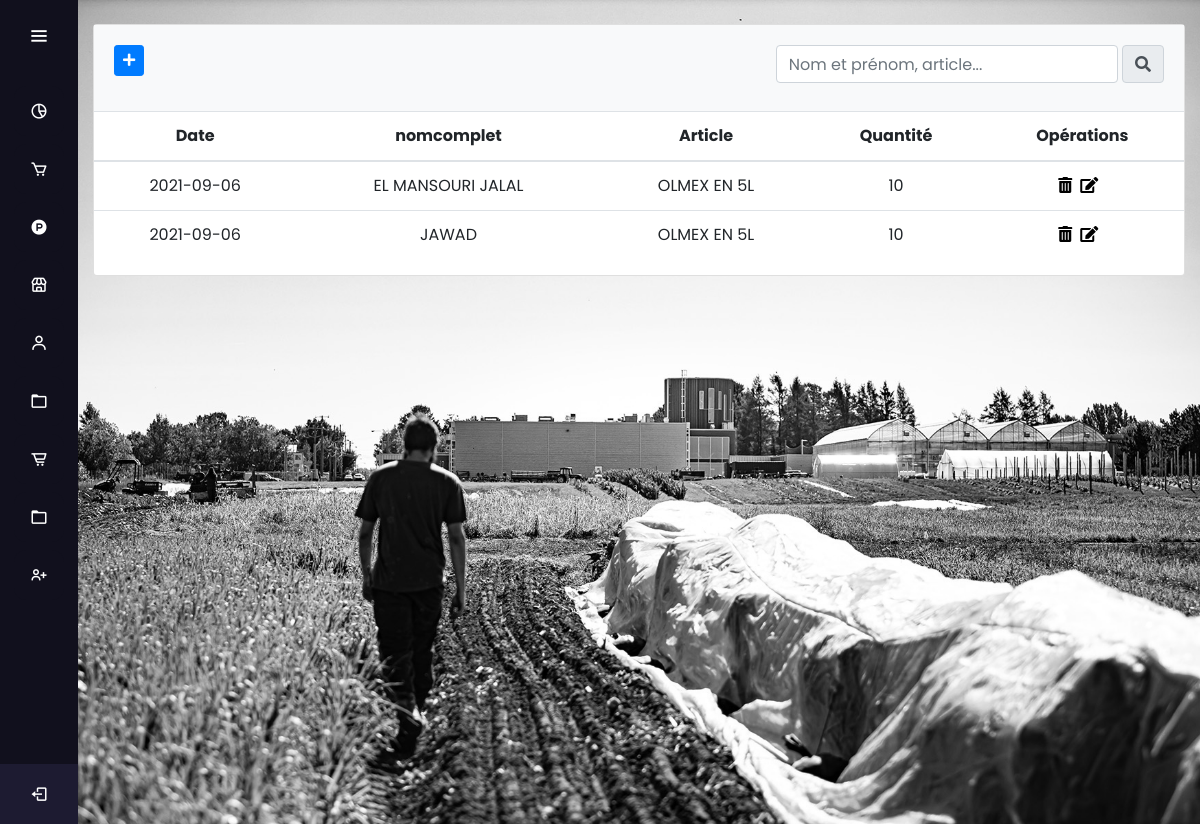
Page /avoires (signed in) on the committed database.
### tables this page shows
CREATE TABLE IF NOT EXISTS `avoire` (
  `id_avoire` int(11) NOT NULL AUTO_INCREMENT,
  `date` date NOT NULL,
  `nomcomplet` varchar(50) NOT NULL,
  `article` varchar(50) NOT NULL,
  `quantité` int(11) NOT NULL,
  PRIMARY KEY (`id_avoire`)
);

### controllers/HomeController.php (called while the page is built)
<?php
class HomeController{
	public function index($page){
		include('views/'.$page.'.php');
	}
}
?>

### autoload.php (called while the page is built, shortened)
<?php
function autoload($class_name){
	$array_paths = array(
		'database/',
		'app/classes/',
		'models/',
		'controllers/'
	);
	$parts = explode('\\',$class_name);
	$name = array_pop($parts);
	foreach($array_paths as $path){
		$file = sprintf($path.'%s.php',$name);
	}
}

### database/DB.php (called while the page is built)
<?php
class DB{
	static public function connect(){
		$db = new PDO("mysql:host=localhost;dbname=stock","root","");
		$db->exec("set names utf8");
		$db->setAttribute(PDO::ATTR_ERRMODE,PDO::ERRMODE_WARNING);
		return $db;
	}
}
?>

### models/Avoire.php (called while the page is built, shortened)
<?php
class Avoire {
	static public function getAll(){
		$stmt = DB::connect()->prepare('SELECT * FROM avoire');
		$stmt->execute();
		return $stmt->fetchAll();
	}
}

### controllers/AvoireController.php (called while the page is built, shortened)
<?php
class AvoireController{
	public function getAllAvoire(){
		$avoires = Avoire::getAll();
		return $avoires;
	}
}
?>

### views/avoires.php (the view, shortened to what this page needs)
<?php
	if(isset($_POST['find'])){
		$data = new AvoireController();
		$avoires = $data->findAvoires();
	}else{
		$data = new AvoireController();
		$avoires = $data->getAllAvoire();
	}
?>
<div class="container">
	<div class="row my-4">
		<div class="col-md-12 mx-auto">
			<div class="card">
				<div class="card-body bg-light">
					<a href="<?php echo BASE_URL;?>addav" class="btn btn-sm btn-primary mr-2 mb-2">
						<i class="fas fa-plus"></i>
					</a>
					<form method="post" class="float-right mb-2 d-flex flex-row">
    <input type="text" class="form-control" placeholder="Nom et prénom, article..." name="find" aria-label="Input group example" aria-describedby="btnGroupAddon">
  &nbsp;  <button class="input-group-text" id="btnGroupAddon" style="cursor:pointer;"><i class="fas fa-search"></i></button>
  </div>
                    <div class="table-responsive">
					<table class="table table-hover">
					<thead>
                                    <tr class="tm-bg-gray">
                                        <th scope="col" class="text-center">Date</th>
                                        <th scope="col" class="text-center">nomcomplet</th>
                                        <th scope="col" class="text-center">Article</th>
                                        <th scope="col" class="text-center">Quantité</th>
                                        <th scope="col" class="text-center">Opérations</th>
                                    </tr>
                                </thead>
								<tbody>
                                     <?php foreach($avoires as $avoire): ?>
                                    <tr>
                                        <td class="text-center"><?php echo $avoire['date']; ?></td>
                                        <td class="text-center"><?php echo $avoire['nomcomplet']; ?></td>
                                        <td class="text-center"><?php echo $avoire['article']; ?></td>
                                        <td class="text-center"><?php echo $avoire['quantité']; ?></td>
                                        <td class="formedit">
                                            <form method="post" action="deleteav" class="mr-2">
                                                 <button class="forumbtn"><i class="fas fa-trash-alt tm-trash-icon"></i></button>
                                            </form>
                                            <form method="post" action="updateav" class="mr-2">
                                                 <button class="forumbtn"><i class="fas fa-edit"></i></button>
                                            </form>
                                       </td>
                                    </tr>
                                   <?php endforeach; ?>
                                </tbody>
					</table>
                    </div>
				</div>
			</div>
		</div>
	</div>

### css/moncss.css (style rules this page uses)
* { font-family: myfont; }
body { background-image: url(../img/back3.jpg); background-size: cover; background-repeat: no-repeat; background-position: center; background-attachment: fixed; }
.forumbtn { background: none; border: none; margin-top: -1px; cursor: pointer; }
.formedit { margin-top: -0.55px; display: flex; justify-content: center; align-items: center; }

### css/style.css (style rules this page uses)
* { margin: 0; padding: 0; box-sizing: border-box; font-family: "Poppins" , sans-serif; }

### rows in the picture
avoire: date "2021-09-06", nomcomplet "EL MANSOURI JALAL", article "OLMEX EN 5L", quantité "10"
avoire: date "2021-09-06", nomcomplet "JAWAD", article "OLMEX EN 5L", quantité "10"
